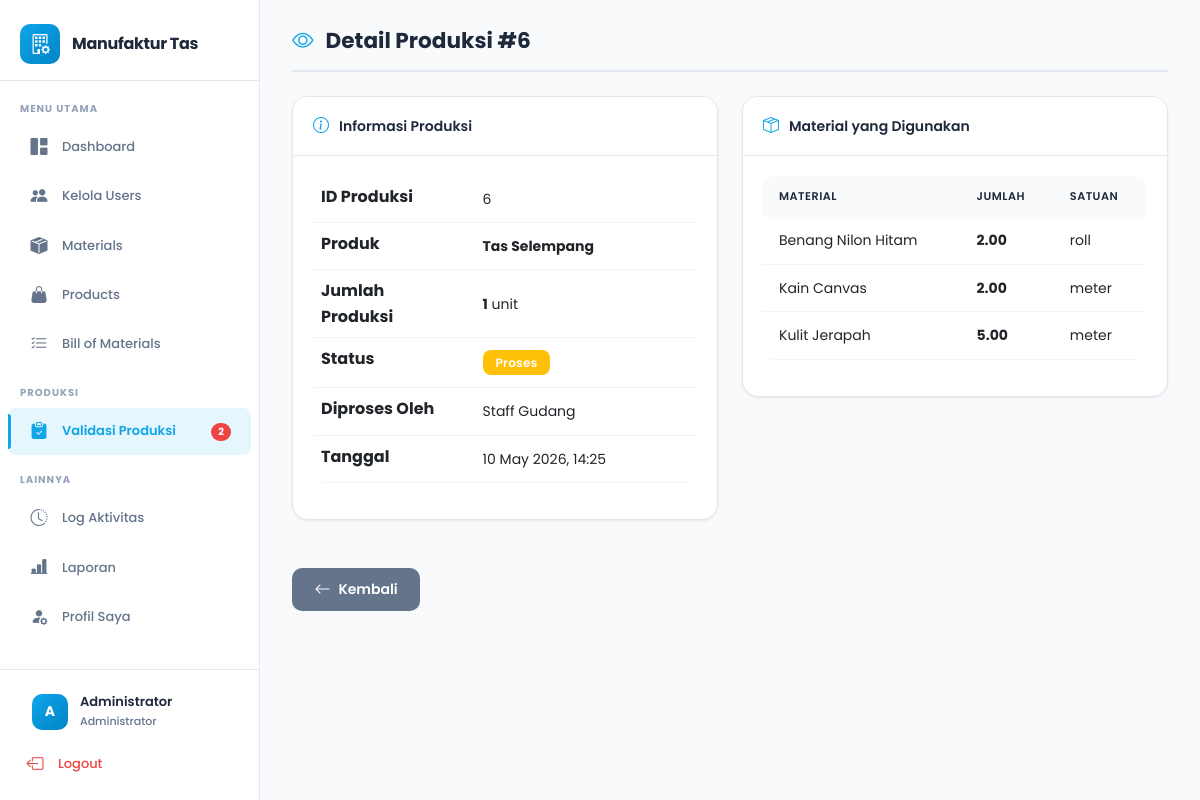
Page /pages/produksi/detail.php?id=6 (signed in) on the committed database.
### tables this page shows
CREATE TABLE `produksi` (
  `id` int NOT NULL,
  `product_id` int NOT NULL,
  `user_id` int NOT NULL,
  `jumlah_produksi` int NOT NULL,
  `status` enum('proses','selesai','gagal') DEFAULT 'proses',
  `tanggal` timestamp NULL DEFAULT CURRENT_TIMESTAMP
);

CREATE TABLE `products` (
  `id` int NOT NULL,
  `nama_produk` varchar(150) NOT NULL,
  `deskripsi` text,
  `stok` int DEFAULT '0',
  `created_at` timestamp NULL DEFAULT CURRENT_TIMESTAMP
);

CREATE TABLE `users` (
  `id` int NOT NULL,
  `nama` varchar(100) NOT NULL,
  `username` varchar(50) NOT NULL,
  `password` varchar(255) NOT NULL,
  `role` enum('administrator','procurement','gudang') NOT NULL,
  `reset_token` varchar(64) DEFAULT NULL,
  `reset_token_expire` datetime DEFAULT NULL,
  `created_at` timestamp NULL DEFAULT CURRENT_TIMESTAMP
);

CREATE TABLE `produksi_detail` (
  `id` int NOT NULL,
  `produksi_id` int NOT NULL,
  `material_id` int NOT NULL,
  `jumlah_terpakai` decimal(10,2) NOT NULL
);

CREATE TABLE `materials` (
  `id` int NOT NULL,
  `kategori_id` int NOT NULL,
  `nama_material` varchar(150) NOT NULL,
  `satuan` varchar(30) NOT NULL,
  `stok` decimal(10,2) DEFAULT '0.00',
  `stok_minimum` decimal(10,2) DEFAULT '0.00',
  `created_at` timestamp NULL DEFAULT CURRENT_TIMESTAMP
);

### pages/produksi/detail.php (the view, shortened to what this page needs)
<?php
require_once '../../config/database.php';
require_once '../../includes/auth.php';
$id = $_GET['id'] ?? 0;
if ($_SESSION['role'] === 'administrator') {
    $stmt = $pdo->prepare("
        SELECT p.*, pr.nama_produk, u.nama as nama_user
        FROM produksi p
        JOIN products pr ON p.product_id = pr.id
        JOIN users u ON p.user_id = u.id
        WHERE p.id = ?
    ");
    $stmt->execute([$id]);
}
$produksi = $stmt->fetch();
$stmt = $pdo->prepare("
    SELECT pd.*, m.nama_material, m.satuan
    FROM produksi_detail pd
    JOIN materials m ON pd.material_id = m.id
    WHERE pd.produksi_id = ?
");
$stmt->execute([$id]);
$detail_materials = $stmt->fetchAll();
include '../../includes/header.php';
?>
<div class="page-header">
    <h2><i class="bi bi-eye"></i> Detail Produksi #<?php echo $id; ?></h2>
</div>
<div class="row">
    <div class="col-md-6 mb-4">
        <div class="card">
            <div class="card-header">
                <i class="bi bi-info-circle"></i> Informasi Produksi
            </div>
            <div class="card-body">
                <table class="table table-borderless">
                    <tr>
                        <th width="40%">ID Produksi</th>
                        <td><?php echo $produksi['id']; ?></td>
                    </tr>
                    <tr>
                        <th>Produk</th>
                        <td><strong><?php echo htmlspecialchars($produksi['nama_produk']); ?></strong></td>
                    </tr>
                    <tr>
                        <th>Jumlah Produksi</th>
                        <td><strong><?php echo $produksi['jumlah_produksi']; ?></strong> unit</td>
                    </tr>
                    <tr>
                        <th>Status</th>
                        <td>
                            <?php
                            $badge_class = [
                                'proses' => 'bg-warning',
                                'selesai' => 'bg-success',
                                'gagal' => 'bg-danger'
                            ];
                            ?>
                            <span class="badge <?php echo $badge_class[$produksi['status']]; ?>">
                                <?php echo ucfirst($produksi['status']); ?>
                            </span>
                        </td>
                    </tr>
                    <tr>
                        <th>Diproses Oleh</th>
                        <td><?php echo htmlspecialchars($produksi['nama_user']); ?></td>
                    </tr>
                    <tr>
                        <th>Tanggal</th>
                        <td><?php echo date('d F Y, H:i', strtotime($produksi['tanggal'])); ?></td>
                    </tr>
                </table>
            </div>
        </div>
    </div>
    <div class="col-md-6 mb-4">
        <div class="card">
            <div class="card-header">
                <i class="bi bi-box-seam"></i> Material yang Digunakan
            </div>
            <div class="card-body">
                <div class="table-responsive">
                    <table class="table table-sm">
                        <thead>
                            <tr>
                                <th>Material</th>
                                <th>Jumlah</th>
                                <th>Satuan</th>
                            </tr>
                        </thead>
                        <tbody>
                            <?php foreach ($detail_materials as $dm): ?>
                            <tr>
                                <td><?php echo htmlspecialchars($dm['nama_material']); ?></td>
                                <td><strong><?php echo number_format($dm['jumlah_terpakai'], 2); ?></strong></td>
                                <td><?php echo htmlspecialchars($dm['satuan']); ?></td>
                            </tr>
                            <?php endforeach; ?>
                        </tbody>
                    </table>
                </div>
            </div>
        </div>
    </div>
</div>
<a href="index.php" class="btn btn-secondary">
    <i class="bi bi-arrow-left"></i> Kembali
</a>
<?php include '../../includes/footer.php'; ?>

### assets/css/style.css (style rules this page uses)
:root { --primary: #0ea5e9; --primary-dark: #0284c7; --primary-light: rgba(14, 165, 233, 0.1); --success: #10b981; --danger: #ef4444; --warning: #f59e0b; --info: #3b82f6; --dark: #1e293b; --text: #334155; --text-light: #64748b; --bg: #f8fafc; --white: #ffffff; --border: #e2e8f0; --sidebar-width: 260px; --shadow-sm: 0 1px 3px rgba(0,0,0,0.08); --shadow: 0 4px 12px rgba(0,0,0,0.08); --shadow-lg: 0 10px 25px rgba(0,0,0,0.1); --radius: 12px; --radius-lg: 16px; }
* { margin: 0; padding: 0; box-sizing: border-box; }
body { font-family: 'Poppins', 'Segoe UI', sans-serif; background-color: var(--bg); color: var(--text); line-height: 1.6; }
.card { border: 1px solid var(--border); border-radius: var(--radius-lg); box-shadow: var(--shadow-sm); margin-bottom: 1.5rem; transition: all 0.25s ease; overflow: hidden; background: var(--white); }
.card-header { background: var(--white); color: var(--dark); border-bottom: 1px solid var(--border); padding: 16px 20px; font-weight: 600; font-size: 14px; display: flex; align-items: center; }
.card-header i { margin-right: 10px; font-size: 16px; color: var(--primary); }
.card-body { padding: 20px; }
.btn { border-radius: 10px; padding: 0.6rem 1.4rem; font-weight: 600; font-size: 0.875rem; transition: all 0.25s ease; border: none; display: inline-flex; align-items: center; gap: 0.5rem; font-family: 'Poppins', sans-serif; }
.btn i { font-size: 1rem; }
.btn-secondary { background: var(--text-light); color: white; }
.table { background: var(--white); border-radius: var(--radius); overflow: hidden; }
.table thead th { background: var(--bg); color: var(--dark); font-weight: 600; text-transform: uppercase; font-size: 0.7rem; letter-spacing: 0.5px; padding: 12px 16px; border: none; }
.table tbody tr { transition: background 0.2s ease; border-bottom: 1px solid #f1f5f9; }
.table tbody td { padding: 12px 16px; vertical-align: middle; border: none; font-size: 0.875rem; }
.badge { padding: 0.4rem 0.8rem; font-weight: 600; border-radius: 8px; font-size: 0.75rem; letter-spacing: 0.3px; }
.page-header { display: flex; justify-content: space-between; align-items: center; margin-bottom: 24px; padding-bottom: 16px; border-bottom: 2px solid var(--border); }
.page-header h2 { font-weight: 700; font-size: 1.35rem; color: var(--dark); display: flex; align-items: center; gap: 0.75rem; margin: 0; }
.page-header h2 i { color: var(--primary); }

### rows in the picture
produksi: id "6", product.nama_produk "Tas Selempang", jumlah_produksi "1", status "Proses", user.nama "Staff Gudang", tanggal "10 May 2026, 14:25"
produksi_detail: material.nama_material "Benang Nilon Hitam", jumlah_terpakai "2.00", material.satuan "roll"
produksi_detail: material.nama_material "Kain Canvas", jumlah_terpakai "2.00", material.satuan "meter"
produksi_detail: material.nama_material "Kulit Jerapah", jumlah_terpakai "5.00", material.satuan "meter"

### other values in the picture
$pending_count "2"
substr($_SESSION['nama'], 0, 1) "A"
$_SESSION['nama'] "Administrator"
$_SESSION['role'] "Administrator"
$id "6"
